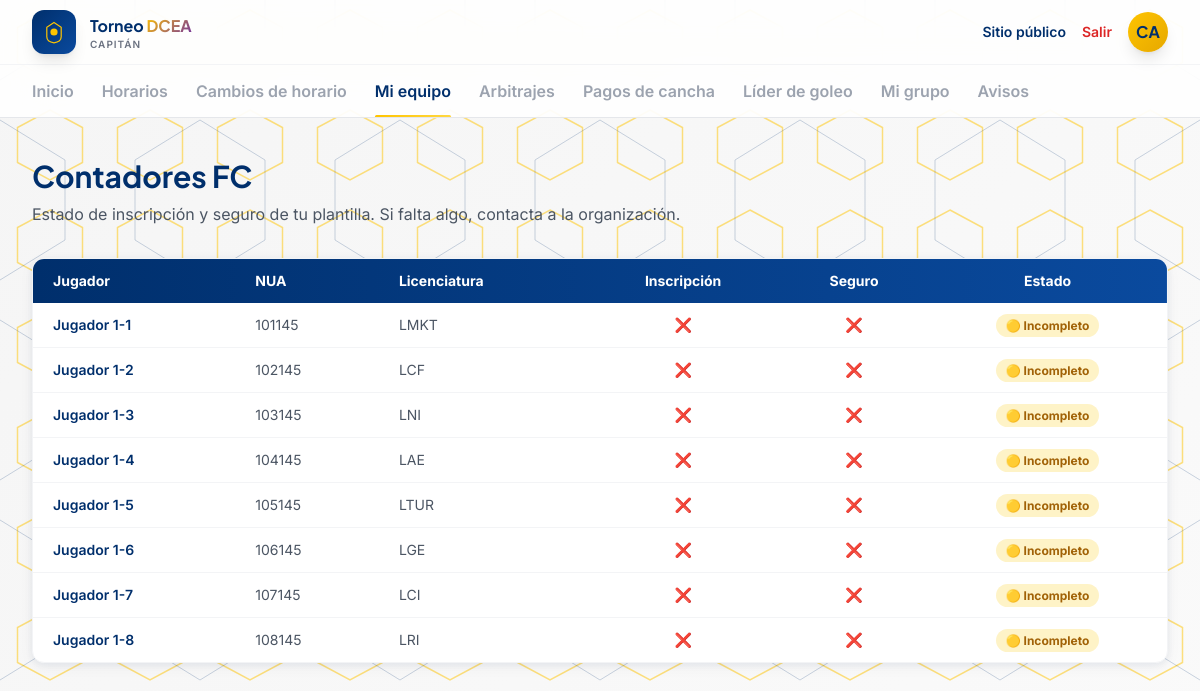
Screenshot of /capitan/mi-equipo (signed in) with the database file from the repository.
### app/models/usuarios.py (models this page shows, shortened)
class Usuario(UserMixin, db.Model):
    __tablename__ = "usuarios"
    id = db.Column(db.Integer, primary_key=True)
    nombre = db.Column(db.String(120), nullable=False)
    email = db.Column(db.String(150), unique=True, nullable=False)
    password_hash = db.Column(db.String(255), nullable=False)
    rol = db.Column(db.String(30), nullable=False)  # organizador, ayudante, capitan

### app/models/equipos.py (models this page shows, shortened)
class Equipo(db.Model):
    __tablename__ = "equipos"
    id = db.Column(db.Integer, primary_key=True)
    organizacion_id = db.Column(db.Integer, db.ForeignKey("organizaciones.id"), nullable=False)
    nombre = db.Column(db.String(120), nullable=False)
    escudo_url = db.Column(db.String(300))
    capitan_id = db.Column(db.Integer, db.ForeignKey("usuarios.id"))
    inscripciones = db.relationship("Inscripcion", backref="equipo", lazy=True)
    rosters = db.relationship("Roster", backref="equipo", lazy=True)

class Roster(db.Model):
    __tablename__ = "rosters"
    id = db.Column(db.Integer, primary_key=True)
    jugador_id = db.Column(db.Integer, db.ForeignKey("jugadores.id"), nullable=False)
    equipo_id = db.Column(db.Integer, db.ForeignKey("equipos.id"), nullable=False)
    temporada_id = db.Column(db.Integer, db.ForeignKey("temporadas.id"), nullable=False)
    numero_playera = db.Column(db.Integer)
    posicion = db.Column(db.String(50))
    nua = db.Column(db.String(20))  # Numero Unico de Alumno (UG)
    licenciatura = db.Column(db.String(80))
    inscripcion_pagada = db.Column(db.Boolean, default=False)
    seguro_pagado = db.Column(db.Boolean, default=False)
    def documentacion_completa(self):
        return bool(self.inscripcion_pagada and self.seguro_pagado)

class Jugador(db.Model):
    __tablename__ = "jugadores"
    id = db.Column(db.Integer, primary_key=True)
    usuario_id = db.Column(db.Integer, db.ForeignKey("usuarios.id"))
    nombre = db.Column(db.String(120), nullable=False)
    foto_url = db.Column(db.String(300))
    fecha_nacimiento = db.Column(db.Date)
    rosters = db.relationship("Roster", backref="jugador", lazy=True)

### app/routes/capitan.py (the view)
@capitan_bp.route("/mi-equipo")
@login_required
@requiere_rol("capitan")
def mi_equipo():
    equipo = _mi_equipo()
    temporada = Temporada.query.first()
    rosters = equipo.rosters
    return render_template("capitan/mi_equipo.html", equipo=equipo, rosters=rosters)

### app/routes/capitan.py (called while the page is built)
def _mi_equipo():
    return Equipo.query.filter_by(capitan_id=current_user.id).first()

### app/utils.py (called while the page is built)
def requiere_rol(*roles):
    def decorator(f):
        @wraps(f)
        def wrapped(*args, **kwargs):
            if not current_user.is_authenticated or current_user.rol not in roles:
                abort(403)
            return f(*args, **kwargs)
        return wrapped
    return decorator

### app/templates/capitan/mi_equipo.html (shortened to what this page needs)
{% extends "capitan/base.html" %}
{% block content %}
<h1 class="font-display text-3xl font-bold text-navy mb-2">{{ equipo.nombre }}</h1>
<p class="text-gray-600 mb-8">Estado de inscripción y seguro de tu plantilla. Si falta algo, contacta a la organización.</p>
<div class="bg-white rounded-xl shadow-card border border-gray-100 overflow-hidden">
  <table class="w-full text-sm">
    <thead>
      <tr class="bg-gradient-to-r from-navy to-navy-light text-white">
        <th class="py-3 px-5 text-left font-bold">Jugador</th>
        <th class="py-3 px-5 text-left font-bold">NUA</th>
        <th class="py-3 px-5 text-left font-bold">Licenciatura</th>
        <th class="py-3 px-5 text-center font-bold">Inscripción</th>
        <th class="py-3 px-5 text-center font-bold">Seguro</th>
        <th class="py-3 px-5 text-center font-bold">Estado</th>
      </tr>
    </thead>
    <tbody class="divide-y divide-gray-100">
      {% for r in rosters %}
        <tr class="hover:bg-gray-50/70">
          <td class="py-3 px-5 font-semibold text-navy">{{ r.jugador.nombre }}</td>
          <td class="py-3 px-5 text-gray-600">{{ r.nua or '-' }}</td>
          <td class="py-3 px-5 text-gray-600">{{ r.licenciatura or '-' }}</td>
          <td class="py-3 px-5 text-center">{{ '✅' if r.inscripcion_pagada else '❌' }}</td>
          <td class="py-3 px-5 text-center">{{ '✅' if r.seguro_pagado else '❌' }}</td>
          <td class="py-3 px-5 text-center">
            {% if r.documentacion_completa() %}
              <span class="badge-green text-xs font-bold px-2.5 py-1 rounded-full">🟢 Habilitado</span>
            {% else %}
              <span class="badge-yellow text-xs font-bold px-2.5 py-1 rounded-full">🟡 Incompleto</span>
            {% endif %}
          </td>
        </tr>
      {% else %}
        <tr><td colspan="6" class="py-8 px-5 text-center text-gray-400">Sin jugadores registrados.</td></tr>
      {% endfor %}
    </tbody>
  </table>
</div>
{% endblock %}

### app/templates/capitan/base.html (shortened to what this page needs)
<!DOCTYPE html>
<html lang="es">
<head>
<script src="https://cdn.tailwindcss.com"></script>
</head>
<body>
<header class="sticky top-0 z-40 bg-white/85 backdrop-blur-xl border-b border-gray-200">
  <div class="max-w-7xl mx-auto px-5 sm:px-8 h-16 flex items-center justify-between">
    <a href="{{ url_for('capitan.panel') }}" class="flex items-center gap-3.5">
      <div class="w-11 h-11 rounded-xl bg-gradient-to-br from-navy to-navy-light flex items-center justify-center shadow-lg">
        <svg width="24" height="24" viewBox="0 0 40 40" fill="none">
          <path d="M20 4 L32 12 V28 C32 34 28 37 20 38 C12 37 8 34 8 28 V12 Z" stroke="#FFC400" stroke-width="2" fill="none"/>
          <circle cx="20" cy="20" r="6" fill="#FFC400"/>
        </svg>
      </div>
      <div class="leading-tight">
        <p class="font-display font-bold text-navy text-[15px] sm:text-base">Torneo <span class="gradient-accent">DCEA</span></p>
        <p class="text-[10px] text-gray-500 tracking-widest uppercase font-semibold hidden sm:block">Capitán</p>
      </div>
    </a>
    <div class="flex items-center gap-4">
      <a href="{{ url_for('public.home') }}" class="text-sm font-semibold text-navy hover:text-gold hidden sm:inline">Sitio público</a>
      <a href="{{ url_for('capitan.logout') }}" class="text-sm font-semibold text-red-600 hover:text-red-800">Salir</a>
      <div class="w-10 h-10 rounded-full bg-gradient-to-br from-gold to-gold-dark text-navy font-display font-bold flex items-center justify-center shadow-lg">
        {{ current_user.nombre[:2].upper() if current_user.is_authenticated else '' }}
      </div>
    </div>
  </div>
  <nav class="max-w-7xl mx-auto px-5 sm:px-8 flex gap-7 border-t border-gray-100 overflow-x-auto">
    {% macro navlink(endpoint, label) %}
      <a href="{{ url_for(endpoint) }}" class="tab-link {{ 'active' if request.endpoint == endpoint }}">{{ label }}</a>
    {% endmacro %}
    {{ navlink('capitan.panel', 'Inicio') }}
    {{ navlink('capitan.disponibilidad', 'Horarios') }}
    {{ navlink('capitan.solicitudes', 'Cambios de horario') }}
    {{ navlink('capitan.mi_equipo', 'Mi equipo') }}
    {{ navlink('capitan.arbitrajes', 'Arbitrajes') }}
    {{ navlink('capitan.pagos_cancha', 'Pagos de cancha') }}
    {{ navlink('capitan.goleadores', 'Líder de goleo') }}
    {{ navlink('capitan.mi_grupo', 'Mi grupo') }}
    {{ navlink('capitan.avisos', 'Avisos') }}
  </nav>
</header>
<main class="max-w-7xl mx-auto px-5 sm:px-8 py-10">
  {% block content %}{% endblock %}
</main>
</body>
</html>

### app/templates/capitan/base.html (style rules this page uses)
* { box-sizing: border-box; }
body { font-family: 'Inter', sans-serif; min-height: 100vh; position: relative; background: linear-gradient(135deg, #F5F5F5 0%, #FAFAFA 100%); overflow-x: hidden; }
body::before { content: ''; position: fixed; top: 0; left: 0; width: 100%; height: 100%; z-index: -2; background-repeat: repeat; background-size: 100px 100px; pointer-events: none; }
body::after { content: ''; position: fixed; top: 0; left: 0; width: 100%; height: 100%; z-index: -2; background-repeat: repeat; background-size: 200px 200px; background-position: 100px 100px; pointer-events: none; }
main { position: relative; z-index: 1; }
.font-display { font-family: 'Plus Jakarta Sans', sans-serif; }
.tab-link { position: relative; font-weight: 600; color: #9CA3AF; padding: 14px 0; white-space: nowrap; }
.tab-link.active { color: #002F6C; }
.tab-link.active::after { content: ''; position: absolute; left: 0; right: 0; bottom: -1px; height: 3px; background: linear-gradient(90deg, #FFC400, #FFD740); border-radius: 2px; }
.badge-yellow { background: #FEF3C7; color: #A16207; }
.gradient-accent { background: linear-gradient(135deg, #FFC400, #7030A0); -webkit-background-clip: text; -webkit-text-fill-color: transparent; background-clip: text; }

### rows the page displays
Usuario: nombre "CA"
Equipo: nombre "Contadores FC"
Roster: jugador.nombre "Jugador 1-1", nua "101145", licenciatura "LMKT", inscripcion_pagada "❌", seguro_pagado "❌", shows "🟡 Incompleto"
Roster: jugador.nombre "Jugador 1-2", nua "102145", licenciatura "LCF", inscripcion_pagada "❌", seguro_pagado "❌", shows "🟡 Incompleto"
Roster: jugador.nombre "Jugador 1-3", nua "103145", licenciatura "LNI", inscripcion_pagada "❌", seguro_pagado "❌", shows "🟡 Incompleto"
Roster: jugador.nombre "Jugador 1-4", nua "104145", licenciatura "LAE", inscripcion_pagada "❌", seguro_pagado "❌", shows "🟡 Incompleto"
Roster: jugador.nombre "Jugador 1-5", nua "105145", licenciatura "LTUR", inscripcion_pagada "❌", seguro_pagado "❌", shows "🟡 Incompleto"
Roster: jugador.nombre "Jugador 1-6", nua "106145", licenciatura "LGE", inscripcion_pagada "❌", seguro_pagado "❌", shows "🟡 Incompleto"
Roster: jugador.nombre "Jugador 1-7", nua "107145", licenciatura "LCI", inscripcion_pagada "❌", seguro_pagado "❌", shows "🟡 Incompleto"
Roster: jugador.nombre "Jugador 1-8", nua "108145", licenciatura "LRI", inscripcion_pagada "❌", seguro_pagado "❌", shows "🟡 Incompleto"

### other values shown
{{ label }} "Inicio Horarios Cambios de horario Mi equipo Arbitrajes Pagos de cancha Líder de goleo Mi grupo Avisos"
